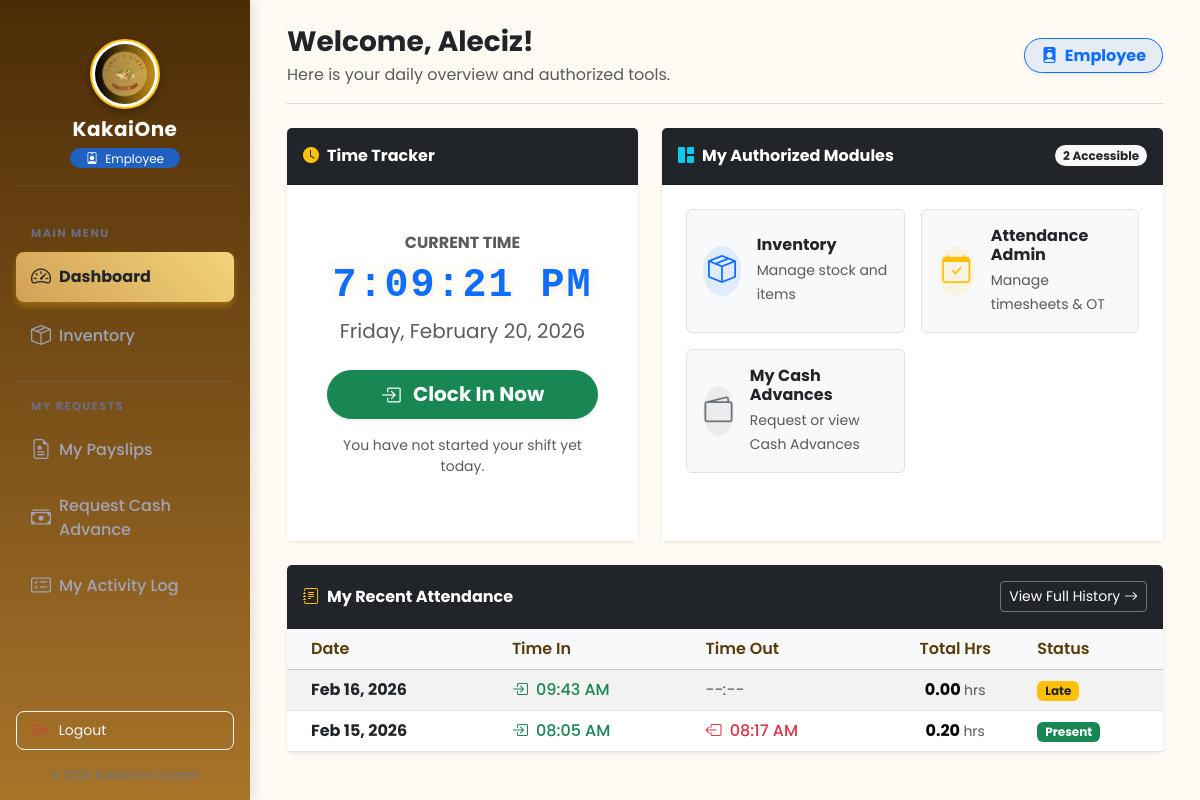
Before: /frontend/dashboard/employee_dashboard.php (signed in) with the older database file.
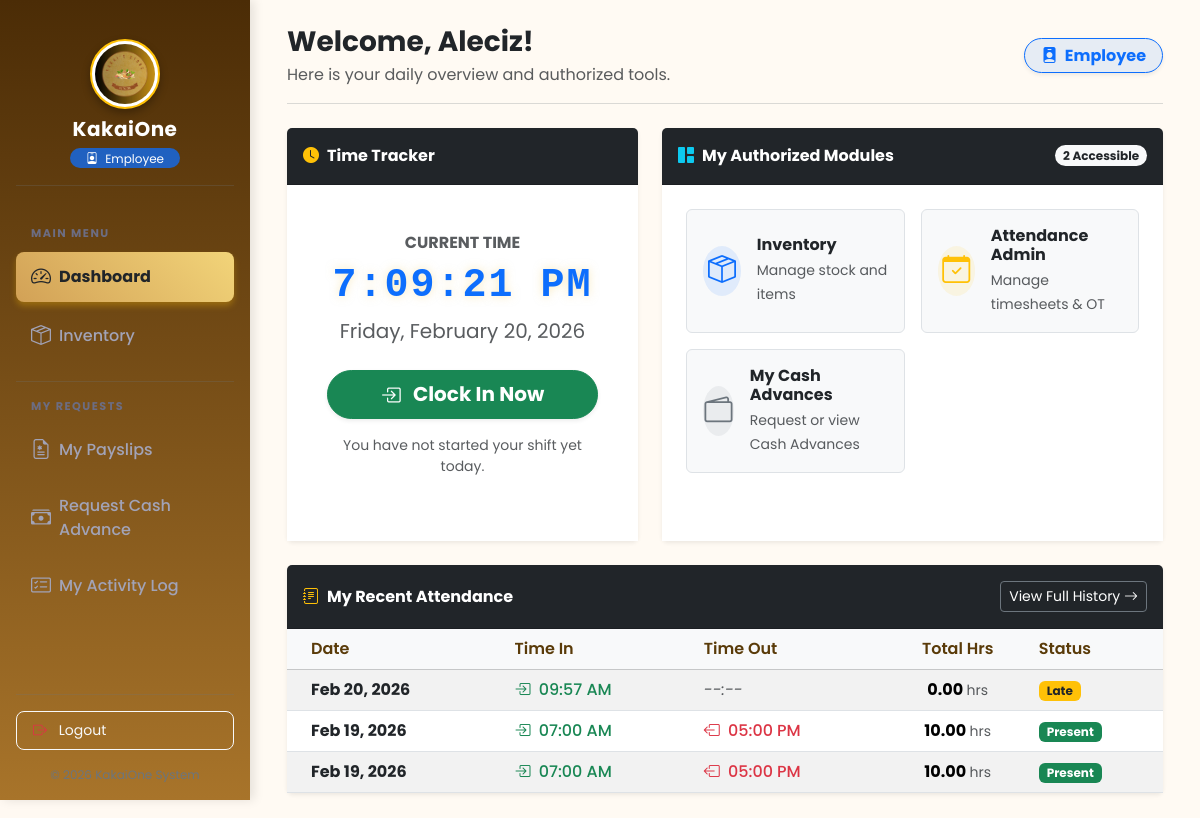
After: the same page with the newer database file.
### tables this page shows
CREATE TABLE `attendance` (
  `attendance_id` int(11) NOT NULL,
  `employee_id` int(11) DEFAULT NULL,
  `time_in` datetime DEFAULT NULL,
  `time_out` datetime DEFAULT NULL,
  `status` enum('Pending','Present','Late','Absent','Approved','Rejected') DEFAULT 'Pending',
  `total_hours` decimal(5,2) DEFAULT 0.00,
  `pending_overtime` decimal(5,2) DEFAULT 0.00,
  `approved_overtime` decimal(5,2) DEFAULT 0.00,
  `remarks` varchar(255) DEFAULT NULL,
  `created_at` timestamp NOT NULL DEFAULT current_timestamp()
);

### frontend/dashboard/employee_dashboard.php (the view, shortened to what the changed rows need)
<?php
require_once __DIR__ . '/../includes/auth_check.php';
$employee_id = $_SESSION['employee_id'];
try {
    $histStmt = $pdo->prepare("
        SELECT * FROM attendance
        WHERE employee_id = ?
        ORDER BY time_in DESC
        LIMIT 5
    ");
    $histStmt->execute([$employee_id]);
    $history = $histStmt->fetchAll();
} catch (PDOException $e) {
    $history = [];
}
$permissions = [];
try {
    $permStmt = $pdo->prepare("SELECT * FROM employee_permissions WHERE employee_id = ?");
    $permStmt->execute([$employee_id]);
    $permissions = $permStmt->fetch(PDO::FETCH_ASSOC);
} catch (PDOException $e) {
}
$accessibleModules = [];
if ($permissions) {
    if (!empty($permissions['inv_view'])) {
        $accessibleModules[] = ['title' => 'Inventory', 'desc' => 'Manage stock and items', 'icon' => 'bi-box-seam', 'color' => 'primary', 'link' => '../inventory/inventory_overview.php'];
    }
    if (!empty($permissions['att_approve']) || !empty($permissions['att_view'])) {
        $accessibleModules[] = ['title' => 'Attendance Admin', 'desc' => 'Manage timesheets & OT', 'icon' => 'bi-calendar-check', 'color' => 'warning', 'link' => '../attendance/attendance_page.php'];
    }
}
?>
<!DOCTYPE html>
<html lang="en">
<head>
    <?php include '../includes/links.php'; ?>
</head>
<body class="bg-light">
    <div id="dashboardContainer">
        <main id="main-content" style="margin-left: 250px; padding: 25px; transition: margin-left 0.3s;">
            <div class="container-fluid">
                <div class="row g-4 mb-4">
                    <div class="col-lg-7">
                        <div class="card shadow-sm border-0 h-100">
                            <div class="card-body bg-white p-4">
                                <?php if (!empty($accessibleModules)): ?>
                                    <div class="row g-3">
                                        <?php foreach ($accessibleModules as $module): ?>
                                            <div class="col-md-6">
                                                <a href="<?= $module['link'] ?>" class="card access-card border bg-light h-100 text-decoration-none">
                                                    <div class="card-body d-flex align-items-center">
                                                        <div class="rounded-circle bg-<?= $module['color'] ?> bg-opacity-10 d-flex justify-content-center align-items-center me-3" style="width: 50px; height: 50px;">
                                                            <i class="bi <?= $module['icon'] ?> text-<?= $module['color'] ?> fs-3"></i>
                                                        </div>
                                                        <div>
                                                            <h6 class="fw-bold mb-1 text-dark"><?= $module['title'] ?></h6>
                                                            <small class="text-muted"><?= $module['desc'] ?></small>
                                                        </div>
                                                    </div>
                                                </a>
                                            </div>
                                        <?php endforeach; ?>
                                    </div>
                                <?php endif; ?>
                            </div>
                        </div>
                    </div>
                </div>
                <div class="card shadow-sm border-0">
                    <div class="card-body p-0">
                        <div class="table-responsive">
                            <table class="table table-striped table-hover align-middle mb-0">
                                <thead class="table-light">
                                    <tr>
                                        <th class="ps-4">Date</th>
                                        <th>Time In</th>
                                        <th>Time Out</th>
                                        <th class="text-center">Total Hrs</th>
                                        <th>Status</th>
                                    </tr>
                                </thead>
                                <tbody>
                                    <?php if (!empty($history)): ?>
                                        <?php foreach ($history as $log): ?>
                                            <tr>
                                                <td class="ps-4 fw-bold text-dark"><?= date('M d, Y', strtotime($log['time_in'])); ?></td>
                                                <td>
                                                    <span class="text-success fw-medium"><i class="bi bi-box-arrow-in-right me-1"></i> <?= date('h:i A', strtotime($log['time_in'])); ?></span>
                                                </td>
                                                <td>
                                                    <?php if ($log['time_out']): ?>
                                                        <span class="text-danger fw-medium"><i class="bi bi-box-arrow-left me-1"></i> <?= date('h:i A', strtotime($log['time_out'])); ?></span>
                                                    <?php else: ?>
                                                        <span class="text-muted fst-italic">--:--</span>
                                                    <?php endif; ?>
                                                </td>
                                                <td class="text-center fw-bold">
                                                    <?= $log['total_hours'] ? number_format($log['total_hours'], 2) . ' <small class="text-muted fw-normal">hrs</small>' : '-'; ?>
                                                </td>
                                                <td>
                                                    <?php
                                                    $badge = 'secondary';
                                                    if ($log['status'] == 'Present') $badge = 'success';
                                                    if ($log['status'] == 'Late') $badge = 'warning text-dark';
                                                    ?>
                                                    <span class="badge bg-<?= $badge; ?> px-2 py-1"><?= htmlspecialchars($log['status']); ?></span>
                                                </td>
                                            </tr>
                                        <?php endforeach; ?>
                                    <?php endif; ?>
                                </tbody>
                            </table>
                        </div>
                    </div>
                </div>
            </div>
        </main>
    </div>
</body>
</html>

Changed rows visible on the page:
removed attendance: time_in "Feb 16, 2026", time_in "09:43 AM", total_hours "0.00", status "Late"
removed attendance: time_in "Feb 15, 2026", time_in "08:05 AM", time_out "08:17 AM", total_hours "0.20", status "Present"
added attendance: time_in "Feb 20, 2026", time_in "09:57 AM", total_hours "0.00", status "Late"
added attendance: time_in "Feb 19, 2026", time_in "07:00 AM", time_out "05:00 PM", total_hours "10.00", status "Present"
added attendance: time_in "Feb 19, 2026", time_in "07:00 AM", time_out "05:00 PM", total_hours "10.00", status "Present"
